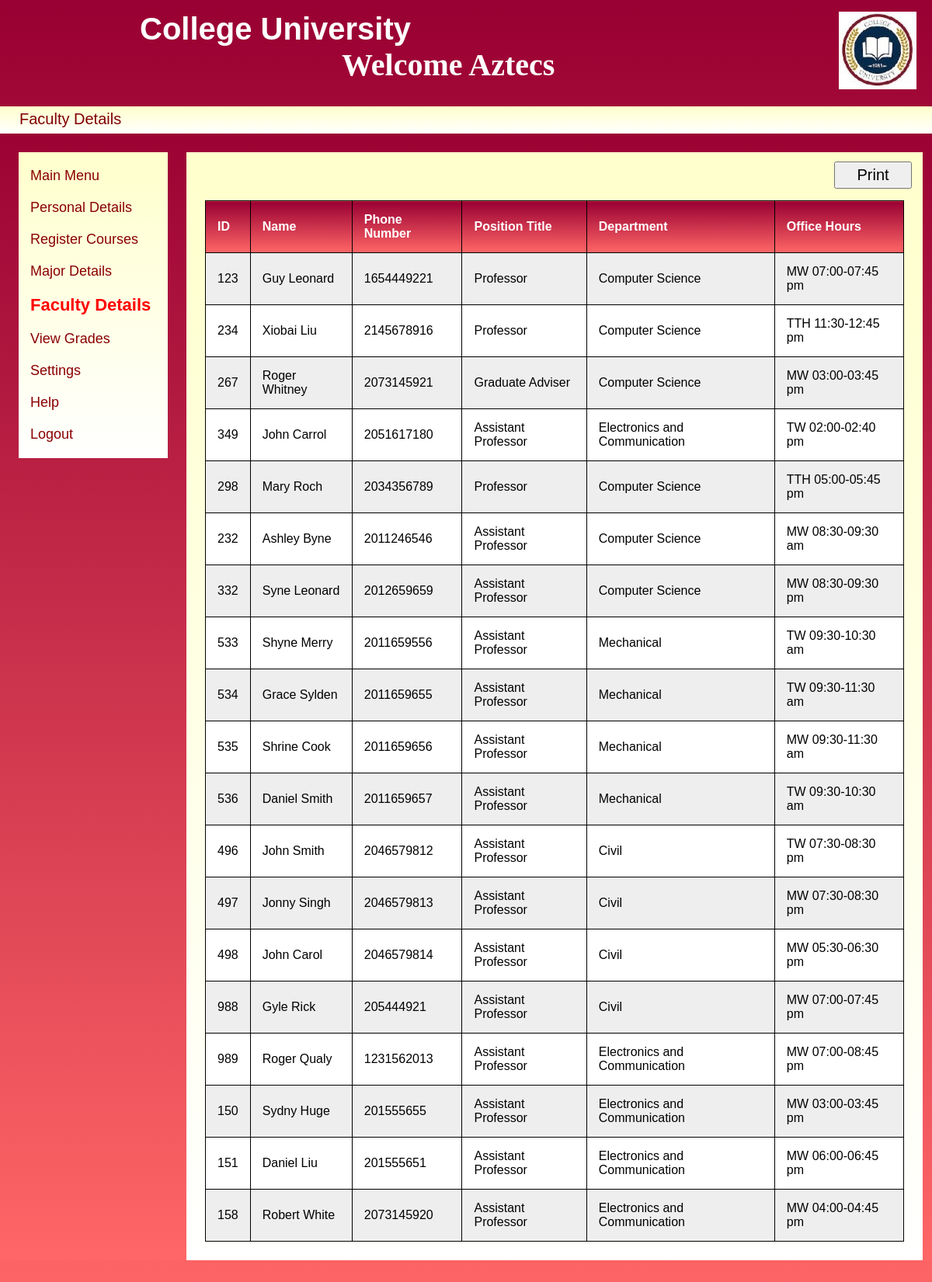
Screenshot of /fac_details.php with the database file from the repository.
### tables this page shows
CREATE TABLE IF NOT EXISTS `faculty_info` (
  `faculty_id` varchar(9) NOT NULL,
  `username` char(30) NOT NULL,
  `password` varchar(18) NOT NULL,
  `phone_no` int(12) NOT NULL,
  `position_title` char(20) NOT NULL,
  `department` char(30) NOT NULL,
  `office_hours` varchar(30) NOT NULL,
  PRIMARY KEY (`faculty_id`)
);

### fac_details.php (the view, shortened to what this page needs)
<!DOCTYPE html>
<html>
<head>
	<link rel="stylesheet" type="text/css" href="css/stylesheet.css">
</head>
</head>
<body>
	<?php include("commonHeader.php"); ?>
	<div style="background:linear-gradient(to bottom, #990033 0%, #ff6666 100%);">
		<div style="background: linear-gradient(to bottom, #ffffcc 0%, #ffffff 100%);height:30px; margin:0;font-size:20px;padding-top:5px;">
			<span id="s1" style="display: block;float:left;width:30%;margin-left:25px;color:maroon;">Faculty Details</span>
		</div>
		<div
			<div class="sidenav">
				<a href="mainmenu.php">Main Menu</a>
				<a href="personal.php" >Personal Details</a>
				<a href="reg_course.php">Register Courses</a>
				<a href="major_details.php">Major Details</a>
				<a href="fac_details.php"  style="font-size:22px;font-weight: bold; color:red;">Faculty Details</a>
				<a href="view_grades.php">View Grades</a>
				<a href="settings.php">Settings</a>
				<a href="help.php">Help</a>
				<a href="logout.php">Logout</a>
			</div>
						<div class="main">
									<div style="float:left;margin-left:90%;margin-bottom:15px;"
				<form method="POST" action="print_fac_details.php">
					<input style="height:35px;width:100px;font-size:20px;" type="submit" value="Print">
			</div>
				  <table class="tcourse" id="t01">
					  <tr>
						<th>ID</th>
						<th>Name</th>
						<th>Phone Number</th>
						<th>Position Title</th>
						<th>Department</th>
						<th>Office Hours</th>
					  </tr>
					 <?php
					$con=mysqli_connect('localhost','root','','users');
					$selectquery= "select faculty_id,username,phone_no,position_title,department,office_hours  from faculty_info";
					$ResourceID = mysqli_query($con,$selectquery);
					if(mysqli_num_rows($ResourceID)){
					while($result = mysqli_fetch_assoc($ResourceID)) {
					echo "<tr>";
					echo "<td>".$result["faculty_id"]."</td>";
					echo "<td>".$result["username"]."</td>";
					echo "<td>".$result["phone_no"]."</td>";
					echo "<td>".$result["position_title"]."</td>";
					echo "<td>".$result["department"]."</td>";
					echo "<td>".$result["office_hours"]."</td></tr>";
					}
				}
				?>
					</table>
			</div>
		</div>
</body>
</html>

### commonHeader.php
<html>
	<head>
	</head>
	<body>
		<?php
			echo "<div class='hdr1'>
					<div  style='display:inline-block;'>
						<span style='color:white;'><b style='color:white;'> College University </b></span> <br>
						<span style='font-family:Palace Script MT;'><b style='color:white;'>&nbsp;&nbsp;&nbsp;&nbsp;&nbsp;&nbsp;&nbsp;&nbsp;&nbsp;&nbsp;&nbsp;&nbsp;&nbsp;&nbsp;&nbsp;&nbsp;&nbsp;&nbsp;&nbsp;&nbsp;&nbsp;&nbsp;&nbsp;&nbsp;&nbsp;&nbsp;Welcome Aztecs</b></span>
					</div>
					<div  style='display:inline-block;float:right;'>
						<img src=images/main_logo.jpg width=100 height=100>
					</div>
				</div>";
		?>
	</body>
</html>

### css/stylesheet.css (style rules this page uses)
body { margin: 0; font-family: helvetica; background:linear-gradient(to bottom, #990033 0%, #ff6666 100%); }
.hdr1 { margin: 0; color: white; font-size: 40px; padding-top: 15px; padding-bottom:30px; padding-right:20px; padding-left: 15%; }

### fac_details.php (style rules this page uses)
table { width:100%; }
table, th, td { border: 1px solid black; border-collapse: collapse; }
th, td { padding: 15px; text-align: left; }
table#t01 tr:nth-child(even) { background-color: #eee; }
table#t01 tr:nth-child(odd) { background-color: #fff; }
table#t01 th { background:linear-gradient(to bottom, #990033 0%, #ff6666 100%); border:1px solid black; color: white; }
.sidenav { width: 16%; float:left; margin-left:2%; margin-top:2%; margin-bottom:50px; padding-bottom:20px; background: linear-gradient(to bottom, #ffffcc 0%, #ffffff 100%); }
.sidenav a { padding-left: 15px; padding-top:20px; text-decoration: none; font-size: 18px; color: darkred; display: block; }
.main { margin-left:20%; margin-top:2%; margin-bottom:50px; margin-right:5%; background: linear-gradient(to bottom, #ffffcc 0%, #ffffff 100%); width:75%; height:100%; padding:2%; padding-top:1%; }
b, span, h3, table#t11 td { color:darkred; border:0px solid black; }

### rows the page displays
faculty_info: faculty_id "123", username "Guy Leonard", phone_no "1654449221", position_title "Professor", department "Computer Science", office_hours "MW 07:00-07:45 pm"
faculty_info: faculty_id "234", username "Xiobai Liu", phone_no "2145678916", position_title "Professor", department "Computer Science", office_hours "TTH 11:30-12:45 pm"
faculty_info: faculty_id "267", username "Roger Whitney", phone_no "2073145921", position_title "Graduate Adviser", department "Computer Science", office_hours "MW 03:00-03:45 pm"
faculty_info: faculty_id "349", username "John Carrol", phone_no "2051617180", position_title "Assistant Professor", department "Electronics and Communication", office_hours "TW 02:00-02:40 pm"
faculty_info: faculty_id "298", username "Mary Roch", phone_no "2034356789", position_title "Professor", department "Computer Science", office_hours "TTH 05:00-05:45 pm"
faculty_info: faculty_id "232", username "Ashley Byne", phone_no "2011246546", position_title "Assistant Professor", department "Computer Science", office_hours "MW 08:30-09:30 am"
faculty_info: faculty_id "332", username "Syne Leonard", phone_no "2012659659", position_title "Assistant Professor", department "Computer Science", office_hours "MW 08:30-09:30 pm"
faculty_info: faculty_id "533", username "Shyne Merry", phone_no "2011659556", position_title "Assistant Professor", department "Mechanical", office_hours "TW 09:30-10:30 am"
faculty_info: faculty_id "534", username "Grace Sylden", phone_no "2011659655", position_title "Assistant Professor", department "Mechanical", office_hours "TW 09:30-11:30 am"
faculty_info: faculty_id "535", username "Shrine Cook", phone_no "2011659656", position_title "Assistant Professor", department "Mechanical", office_hours "MW 09:30-11:30 am"
faculty_info: faculty_id "536", username "Daniel Smith", phone_no "2011659657", position_title "Assistant Professor", department "Mechanical", office_hours "TW 09:30-10:30 am"
faculty_info: faculty_id "496", username "John Smith", phone_no "2046579812", position_title "Assistant Professor", department "Civil", office_hours "TW 07:30-08:30 pm"
faculty_info: faculty_id "497", username "Jonny Singh", phone_no "2046579813", position_title "Assistant Professor", department "Civil", office_hours "MW 07:30-08:30 pm"
faculty_info: faculty_id "498", username "John Carol", phone_no "2046579814", position_title "Assistant Professor", department "Civil", office_hours "MW 05:30-06:30 pm"
faculty_info: faculty_id "988", username "Gyle Rick", phone_no "205444921", position_title "Assistant Professor", department "Civil", office_hours "MW 07:00-07:45 pm"
faculty_info: faculty_id "989", username "Roger Qualy", phone_no "1231562013", position_title "Assistant Professor", department "Electronics and Communication", office_hours "MW 07:00-08:45 pm"
faculty_info: faculty_id "150", username "Sydny Huge", phone_no "201555655", position_title "Assistant Professor", department "Electronics and Communication", office_hours "MW 03:00-03:45 pm"
faculty_info: faculty_id "151", username "Daniel Liu", phone_no "201555651", position_title "Assistant Professor", department "Electronics and Communication", office_hours "MW 06:00-06:45 pm"
faculty_info: faculty_id "158", username "Robert White", phone_no "2073145920", position_title "Assistant Professor", department "Electronics and Communication", office_hours "MW 04:00-04:45 pm"
